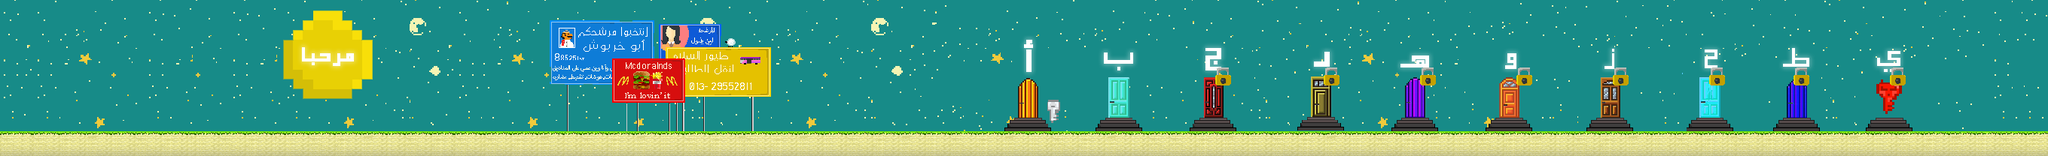

This game map was drawn from its Tiled (.tmx) file and the tilesets committed beside it. A one-line description and the trimmed map source follow:
An orthogonal 170x13 tile map with 16x16 px tiles, 3 tile layers (Background, graphic, graph), 2 tilesets and 3 objects.

<map version="1.0" orientation="orthogonal" renderorder="right-down" width="170" height="13" tilewidth="16" tileheight="16" nextobjectid="624">
 <tileset firstgid="1" name="1" tilewidth="16" tileheight="16" spacing="1" margin="1" tilecount="2639" columns="203">
  <image source="1.png" width="3458" height="234" />
 </tileset>
 <tileset firstgid="2640" name="tileset_gutter" tilewidth="16" tileheight="16" spacing="2" margin="1" tilecount="1782" columns="33">
  <image source="tileset_gutter.png" width="594" height="972" />
 </tileset>
 <layer name="Background" width="170" height="13">
  <data>[2210 cells, 0 non-empty, 0 distinct tile ids]</data>
 </layer>
 <layer name="graphic" width="170" height="13">
  <data>[2210 cells, 2210 non-empty, 2080 distinct tile ids]</data>
 </layer>
 <objectgroup name="ground">
  <object id="602" x="46.6667" y="173.667" width="2552" height="2.33366" />
  <object id="617" x="2566.67" y="-28" width="1.33333" height="202.667" />
 </objectgroup>
 <objectgroup name="Pipes" />
 <objectgroup name="Coins" offsetx="-7" offsety="5">
  <properties>
   <property name="quit" value="" />
  </properties>
 </objectgroup>
 <objectgroup name="Bricks" />
 <objectgroup name="Goombas" />
 <objectgroup name="Turtles" />
 <objectgroup name="Finish_line">
  <object id="623" x="1472" y="124.5" width="26.5" height="31" />
 </objectgroup>
 <objectgroup name="Story_line" />
 <objectgroup name="kill_lines" />
 <objectgroup name="Bosses" />
 <objectgroup name="Map_line" />
 <layer name="graph" width="170" height="13">
  <data>[2210 cells, 83 non-empty, 18 distinct tile ids]</data>
 </layer>
</map>
